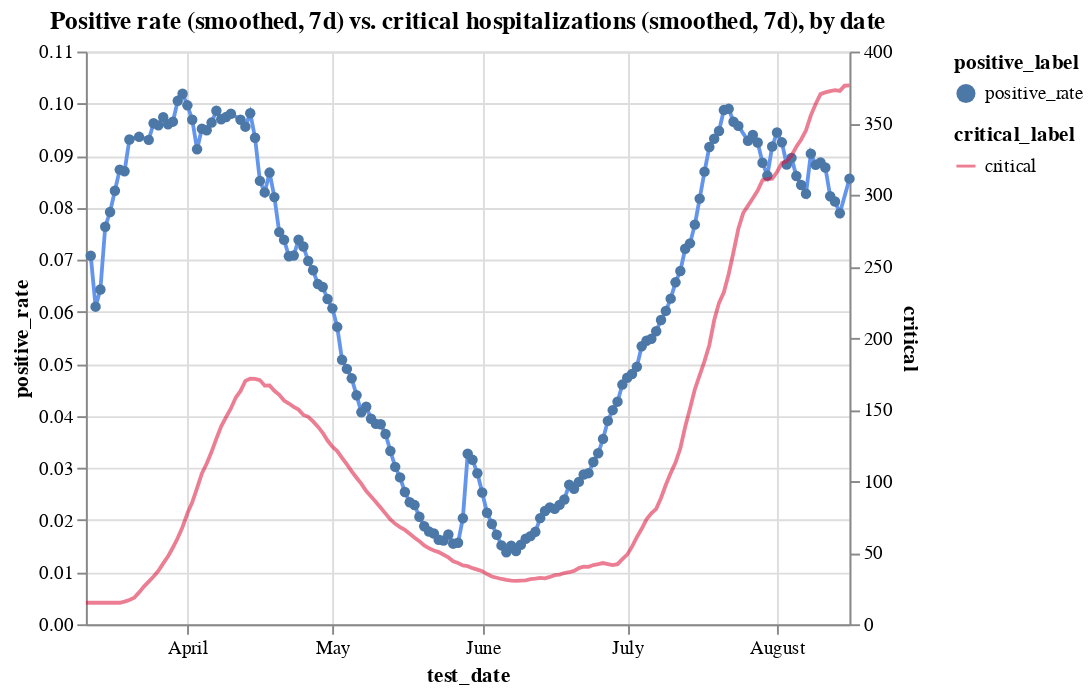

Notebook cell for this chart:
### Code cell
c1 = alt.Chart(hos_and_rate[hos_and_rate.positive_rate<0.115]
               .assign(positive_rate = lambda x: x.positive_rate.ewm(span=7).mean())
               .assign(positive_label ='positive_rate')).mark_line(color='cornflowerblue').encode(
    x='test_date',
    y='positive_rate',
    tooltip=['test_date', 'positive_rate'],
    shape='positive_label'
)
c2 = alt.Chart(hos_and_rate
               .assign(critical_label='critical')
               .assign(critical = lambda x: x.critical.ewm(span=7).mean())
              ).mark_line(color='crimson').encode(
    x='test_date',
    y='critical',
    tooltip=['test_date', 'critical'],
    opacity='critical_label'
)


alt.layer(c1, c2).resolve_scale(y='independent').properties(title='Positive rate (smoothed, 7d) vs. critical hospitalizations (smoothed, 7d), by date')

### Figure 1 — Vega-Lite specification as saved in the notebook (floating-point values rounded to 4 significant figures; data arrays with more than 128 entries replaced by an {"elided": "..."} marker saying what was removed)
{"config": {"view": {"continuousWidth": 400, "continuousHeight": 300}}, "layer": [{"data": {"name": "data-c0a49d4585bc86bd7bb2c6bc8f6243af"}, "mark": {"type": "line", "color": "cornflowerblue"}, "encoding": {"shape": {"type": "nominal", "field": "positive_label"}, "tooltip": [{"type": "temporal", "field": "test_date"}, {"type": "quantitative", "field": "positive_rate"}], "x": {"type": "temporal", "field": "test_date"}, "y": {"type": "quantitative", "field": "positive_rate"}}}, {"data": {"name": "data-f2a8a2a09e601138e7c5dc44c7f4c17c"}, "mark": {"type": "line", "color": "crimson"}, "encoding": {"opacity": {"type": "nominal", "field": "critical_label"}, "tooltip": [{"type": "temporal", "field": "test_date"}, {"type": "quantitative", "field": "critical"}], "x": {"type": "temporal", "field": "test_date"}, "y": {"type": "quantitative", "field": "critical"}}}], "resolve": {"scale": {"y": "independent"}}, "title": "Positive rate (smoothed, 7d) vs. critical hospitalizations (smoothed, 7d), by date", "$schema": "https://vega.github.io/schema/vega-lite/v4.8.1.json", "datasets": {"data-c0a49d4585bc86bd7bb2c6bc8f6243af": {"elided": "153 records"}, "data-f2a8a2a09e601138e7c5dc44c7f4c17c": {"elided": "159 records"}}}
